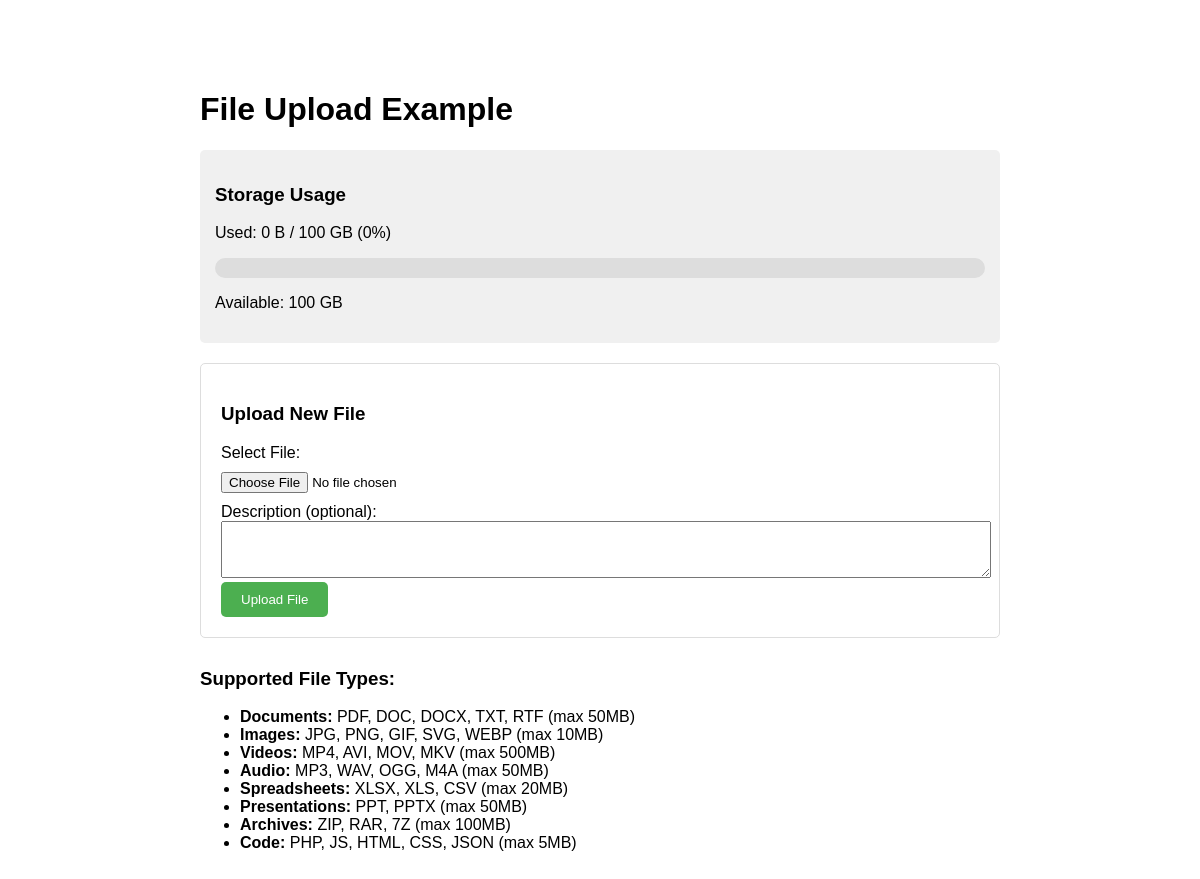
Screenshot of /examples/upload_example.php (signed in) with the database file from the repository.
### tables this page shows
CREATE TABLE `users` (
  `id` int(10) UNSIGNED NOT NULL,
  `username` varchar(50) NOT NULL,
  `email` varchar(100) NOT NULL,
  `password` varchar(255) NOT NULL,
  `full_name` varchar(100) DEFAULT NULL,
  `storage_quota` bigint(20) UNSIGNED DEFAULT 5368709120 COMMENT 'Storage quota in bytes (default 5GB)',
  `storage_used` bigint(20) UNSIGNED DEFAULT 0 COMMENT 'Storage used in bytes',
  `avatar` varchar(255) DEFAULT NULL,
  `is_active` tinyint(1) NOT NULL DEFAULT 1,
  `is_admin` tinyint(1) NOT NULL DEFAULT 0,
  `last_login` timestamp NULL DEFAULT NULL,
  `created_at` timestamp NOT NULL DEFAULT current_timestamp(),
  `updated_at` timestamp NOT NULL DEFAULT current_timestamp() ON UPDATE current_timestamp()
);

### app/public/connection.php (called while the page is built, shortened)
<?php
class DatabaseConnection
{
    private static $instance = null;
    private $pdo = null;
    private $host = '127.0.0.1';
    private $db = 'clariocloud';
    private $user = 'root';
    private $pass = '';
    private $charset = 'utf8mb4';
    private function __construct()
    {
        try {
            $dsn = "mysql:host={$this->host};dbname={$this->db};charset={$this->charset}";
            $options = [
                PDO::ATTR_ERRMODE            => PDO::ERRMODE_EXCEPTION,
                PDO::ATTR_DEFAULT_FETCH_MODE => PDO::FETCH_ASSOC,
                PDO::ATTR_EMULATE_PREPARES   => false,
                PDO::ATTR_PERSISTENT         => true,
            ];
            $this->pdo = new PDO($dsn, $this->user, $this->pass, $options);
        } catch (PDOException $e) {
            error_log("Database Connection Error: " . $e->getMessage());
            throw new Exception("Could not connect to database. Please check your configuration.");
        }
    }
    public static function getInstance()
    {
        if (self::$instance === null) {
            self::$instance = new self();
        }
        return self::$instance;
    }
    public function getConnection()
    {
        return $this->pdo;
    }
}
function getDB()
{
    return DatabaseConnection::getInstance()->getConnection();
}
function query($sql, $params = [])
{
    $pdo = getDB();
    $stmt = $pdo->prepare($sql);
    $stmt->execute($params);
    return $stmt;
}
function fetchOne($sql, $params = [])
{
    $stmt = query($sql, $params);
    return $stmt->fetch();
}

### app/src/StorageManager.php (called while the page is built, shortened)
<?php
require_once __DIR__ . '/../public/connection.php';
class StorageManager
{
    public function __construct()
    {
        $this->uploadDir = __DIR__ . '/../public/uploads';
    }
    public function getUserStorageInfo($userId)
    {
        $user = fetchOne("SELECT storage_quota, storage_used FROM users WHERE id = ?", [$userId]);
        $available = $user['storage_quota'] - $user['storage_used'];
        $usedPercent = ($user['storage_used'] / $user['storage_quota']) * 100;
        return [
            'quota' => $user['storage_quota'],
            'used' => $user['storage_used'],
            'available' => $available,
            'used_percent' => round($usedPercent, 2),
            'quota_formatted' => $this->formatBytes($user['storage_quota']),
            'used_formatted' => $this->formatBytes($user['storage_used']),
            'available_formatted' => $this->formatBytes($available)
        ];
    }
    private function formatBytes($bytes, $precision = 2)
    {
        $units = ['B', 'KB', 'MB', 'GB', 'TB'];
        for ($i = 0; $bytes > 1024 && $i < count($units) - 1; $i++) {
            $bytes /= 1024;
        }
        return round($bytes, $precision) . ' ' . $units[$i];
    }
}

### examples/upload_example.php (the view, shortened to what this page needs)
<?php
require_once __DIR__ . '/../app/src/StorageManager.php';
$userId = $_SESSION['user_id'];
$storageManager = new StorageManager();
$storageInfo = $storageManager->getUserStorageInfo($userId);
?>
<!DOCTYPE html>
<html>
<head>
</head>
<body>
    <h1>File Upload Example</h1>
    <?php if ($storageInfo): ?>
    <div class="storage-info">
        <h3>Storage Usage</h3>
        <p>
            Used: <?= $storageInfo['used_formatted'] ?> / <?= $storageInfo['quota_formatted'] ?>
            (<?= $storageInfo['used_percent'] ?>%)
        </p>
        <div class="progress-bar">
        </div>
        <p>Available: <?= $storageInfo['available_formatted'] ?></p>
    </div>
    <?php endif; ?>
    <div class="upload-form">
        <h3>Upload New File</h3>
        <form method="POST" enctype="multipart/form-data">
            <div>
                <label>Select File:</label><br>
                <input type="file" name="file" required>
            </div>
            <div>
                <label>Description (optional):</label><br>
                <textarea name="description" rows="3" style="width: 100%; padding: 5px;"></textarea>
            </div>
            <button type="submit">Upload File</button>
        </form>
    </div>
    <div style="margin-top: 30px;">
        <h3>Supported File Types:</h3>
        <ul>
            <li><strong>Documents:</strong> PDF, DOC, DOCX, TXT, RTF (max 50MB)</li>
            <li><strong>Images:</strong> JPG, PNG, GIF, SVG, WEBP (max 10MB)</li>
            <li><strong>Videos:</strong> MP4, AVI, MOV, MKV (max 500MB)</li>
            <li><strong>Audio:</strong> MP3, WAV, OGG, M4A (max 50MB)</li>
            <li><strong>Spreadsheets:</strong> XLSX, XLS, CSV (max 20MB)</li>
            <li><strong>Presentations:</strong> PPT, PPTX (max 50MB)</li>
            <li><strong>Archives:</strong> ZIP, RAR, 7Z (max 100MB)</li>
            <li><strong>Code:</strong> PHP, JS, HTML, CSS, JSON (max 5MB)</li>
        </ul>
    </div>
</body>
</html>

### examples/upload_example.php (style rules this page uses)
body { font-family: Arial, sans-serif; max-width: 800px; margin: 50px auto; padding: 20px; }
.storage-info { background: #f0f0f0; padding: 15px; border-radius: 5px; margin-bottom: 20px; }
.progress-bar { width: 100%; height: 20px; background: #ddd; border-radius: 10px; overflow: hidden; }
.upload-form { background: #fff; padding: 20px; border: 1px solid #ddd; border-radius: 5px; }
input[type="file"] { margin: 10px 0; }
button { background: #4CAF50; color: white; padding: 10px 20px; border: none; border-radius: 5px; cursor: pointer; }

### rows the page displays
users: storage_quota+storage_used "0 B", storage_quota+storage_used "100 GB", storage_used "0"
